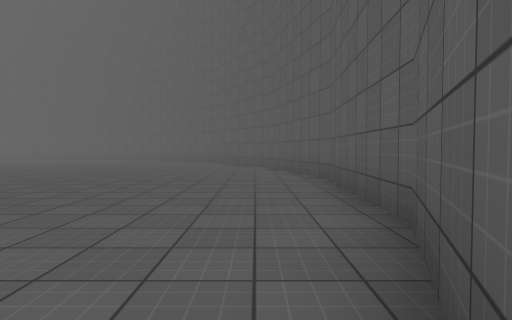
[1] (above)

17 first-person views from a walk through a 3-D level made in the Unity game engine. The camera is 1.2 m above the floor, tilts 2° down and sees 75° across. The floor is counted in squares, 2 m on a side. Each view is taken from the middle of a square. On the plan, view 1 faces up. The plan holds only what a view shows up to about 10 squares ahead; the rest is blank. The place goes on beyond the plan. The player is left out. Surface patterns are stand-ins for the level's own textures.

[2]
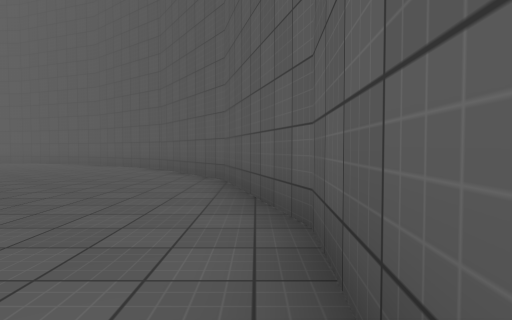

[3]
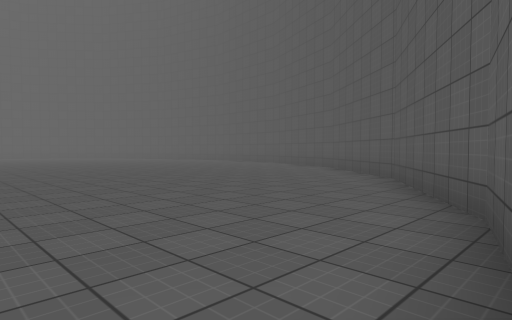

[4]
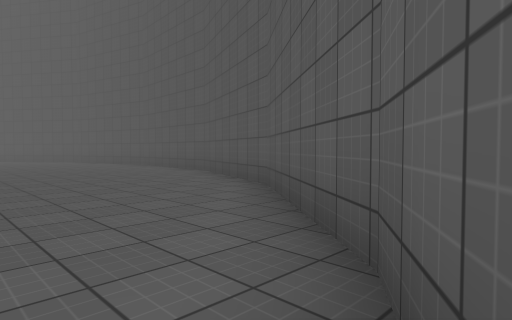

[5]
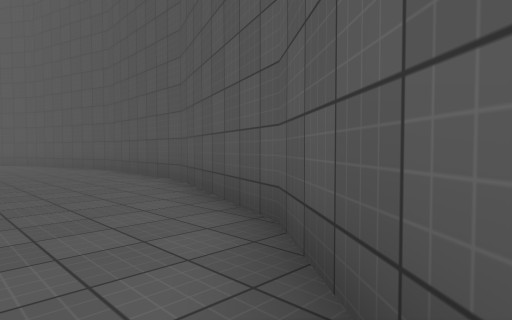

[6]
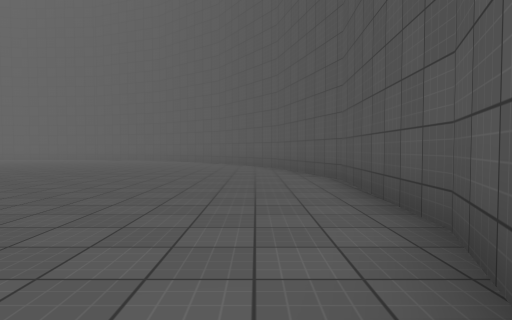

[7]
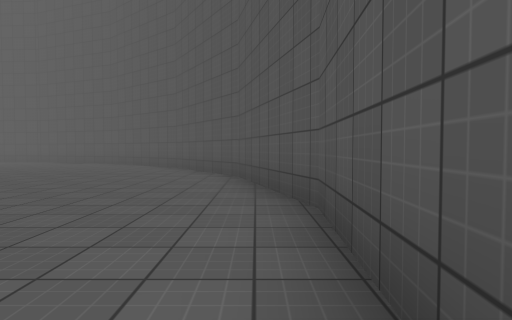

[8]
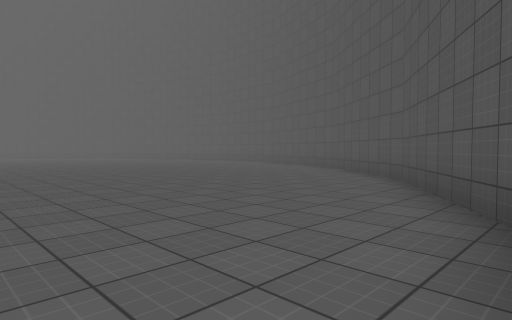

[9]
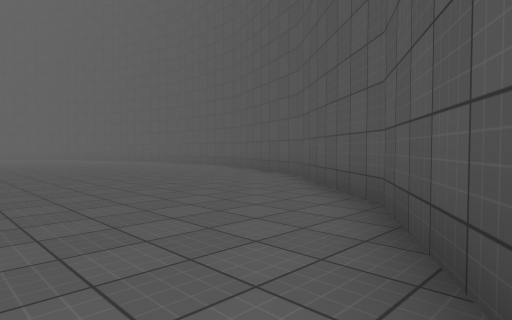

[10]
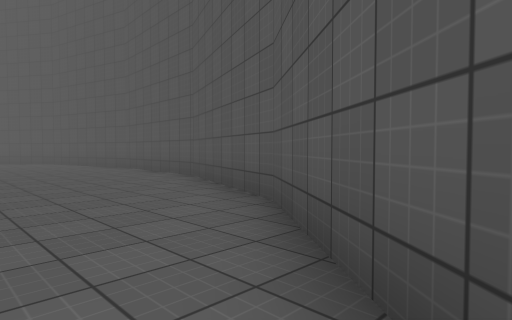

[11]
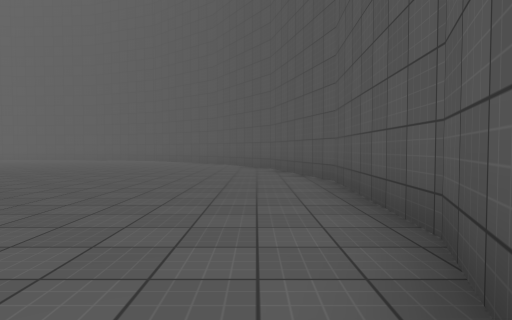

[12]
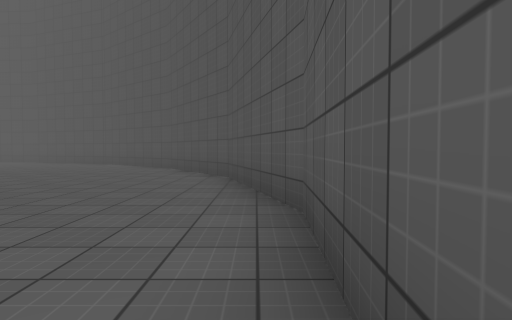

[13]
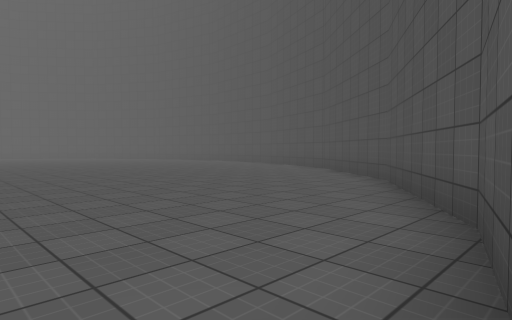

[14]
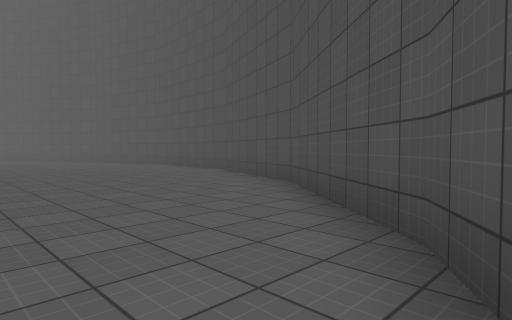

[15]
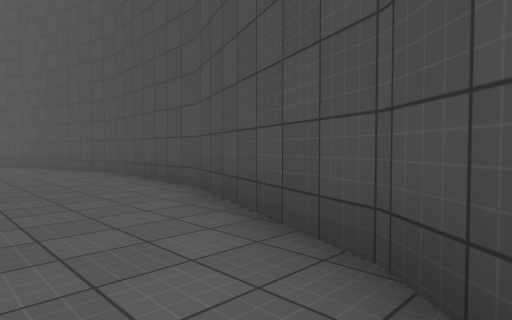

[16]
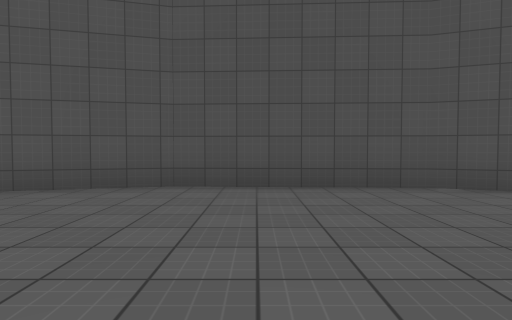

[17]
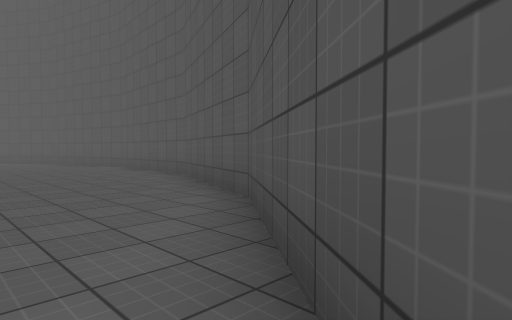

### Floor plan
Points are (right, up) in squares from view 1. A wall is a line through its corners. A room is listed if a view was taken in it or the views show most of it. See-through windows are left out.
Room 1 (views 1, 2, 3, 4, 5, 6, 7, 8, 9, 10, 11, 12, 13, 14, 15, 16, 17)
walls: (-2.5, -4) (-0.2, -1.1) (1.2, 2.6) (1.4, 6.5) (0.4, 10.2); (-0.7, 11.9) (-1.7, 13.6) (-4.8, 16) (-8.4, 17.4) (-12.3, 17.6) (-16.1, 16.6) (-19.4, 14.5) (-21.8, 11.4) (-23.2, 7.8) (-23.4, 3.9) (-22.4, 0.1) (-20.3, -3.2) (-17.3, -5.6) (-13.6, -7) (-9.7, -7.2) (-6, -6.3)

Positions as (right, up) in squares from view 1, and headings:
1: (0, 0), facing up
2: (1, 4), facing up
3: (1, 7), facing up-left
4: (-1, 12), facing up-left
5: (-3, 14), facing up-left
6: (-6, 16), facing left
7: (-9, 17), facing left
8: (-13, 17), facing down-left
9: (-16, 16), facing down-left
10: (-19, 14), facing down-left
11: (-22, 10), facing down
12: (-23, 7), facing down
13: (-23, 3), facing down-right
14: (-21, -1), facing down-right
15: (-18, -4), facing down-right
16: (-11, -2), facing down
17: (-3, -4), facing up-right
